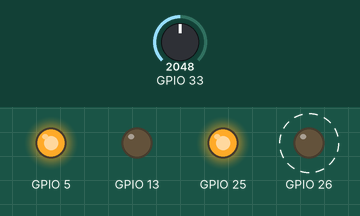
This program was run on a simulated ESP32. Parts: output pins drawn as LEDs (lit = HIGH). Dashed ring = blinking. The inputs (shaded band) are chosen by the test bench; at power-on: GPIO 33 = 2048 (analog values on the 0–4095 scale). What the program prints to the serial monitor is not drawn.

Above: at 1.1 s.
Timing chart, 0 to 4.8 s (numbered marks = the images above):
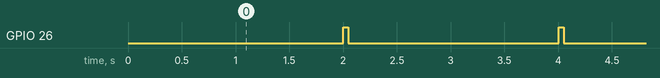

Measured:
- by itself, GPIO 26: alternates HIGH for 0.05 s and LOW for 2.0 s

The program:

main.cpp
```cpp
#include "board.h"
constexpr float CALIBRATION = 1.0f; // Adjust against a multimeter, not battery %.

void setup() {
  Board::begin("bateria / ADC1 GPIO33");
  pinMode(Pins::BAT_ADC, INPUT);
  analogReadResolution(12);
  analogSetPinAttenuation(Pins::BAT_ADC, ADC_11db);
  Serial.println("R5/R6=10k/10k: Vbat=2*Vadc. Comparar con multimetro.");
  Serial.println("No estima porcentaje ni fija umbral de apagado sin calibracion.");
}

void loop() {
  Board::command();
  static uint32_t lastRead = 0;
  if (millis() - lastRead < 2000) { delay(5); return; }
  lastRead = millis();
  digitalWrite(Pins::BAT_ENABLE, HIGH);
  delay(10);
  analogRead(Pins::BAT_ADC); // Discard first sample after enabling divider.
  uint32_t total = 0;
  for (unsigned i = 0; i < 32; ++i) { total += analogReadMilliVolts(Pins::BAT_ADC); delay(1); }
  digitalWrite(Pins::BAT_ENABLE, LOW);
  const float adcMv = total / 32.0f;
  Serial.printf("ADC=%.1f mV; bateria=%.3f V; divisor OFF\n", adcMv, adcMv * 0.002f * CALIBRATION);
}
```
